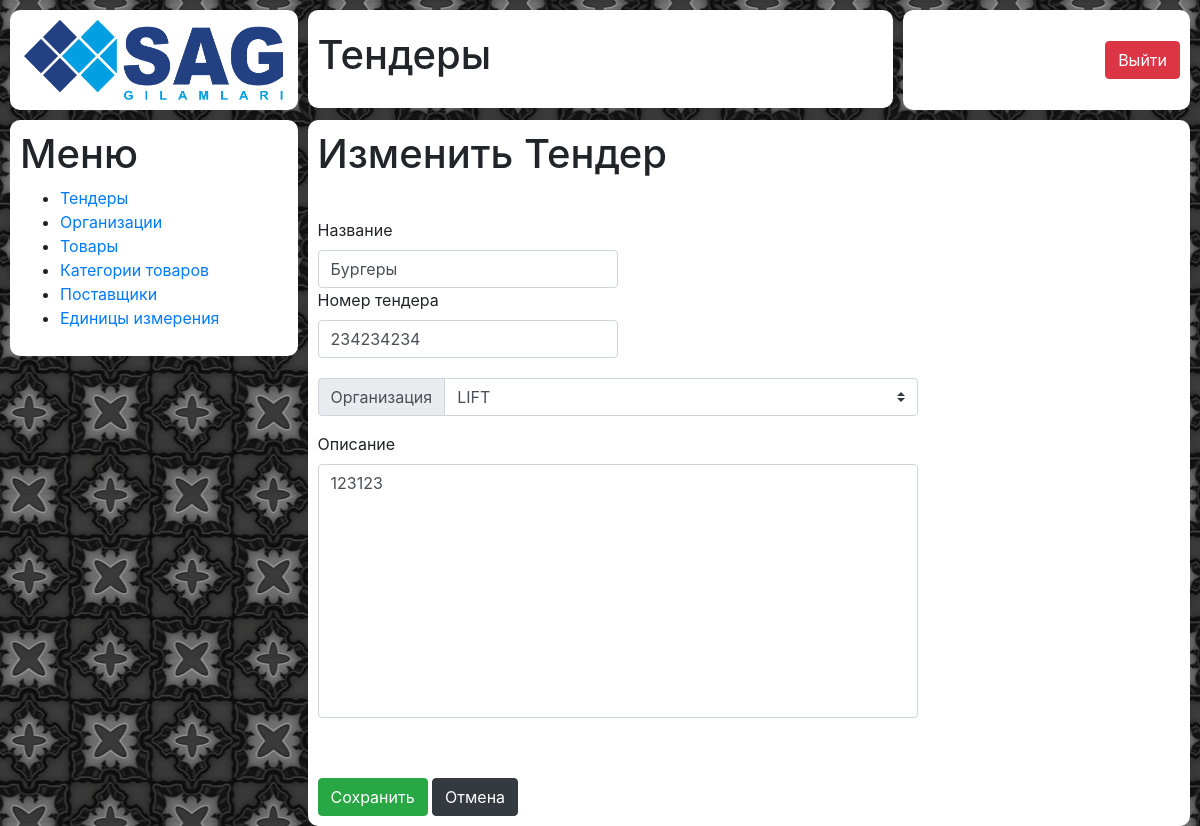
The page /tender/46/edit/ on the database its author committed.
### tender/models.py (models this page shows)
class Tender(models.Model):
    name = models.CharField(max_length=200)
    number = models.IntegerField(null=True, blank=True)
    description = models.TextField(null=True, blank=True)
    creator = models.ForeignKey(User, on_delete=models.SET_NULL, null=True, blank=True)
    organization = models.ForeignKey(Organization, on_delete=models.SET_NULL, null=True, blank=True)

### tender/views.py (the view)
# urls.py: path('<int:tender_id>/edit/', views.tender_edit),
def tender_edit(request, tender_id):
    tender = get_object_or_404(Tender, id=tender_id)
    organizations = Organization.objects.all().order_by('name')
    if request.method == 'POST':
        form = TenderForm(request.POST, instance=tender)
        if form.is_valid():
            form.save()
            url = '/tender/' + str(form.save().id) + '/'
            return redirect(url)
    context = {
        'tender': tender,
        'organizations': organizations,
    }
    return render(request, 'tender/tender_edit.html', context)

### tender/templates/tender/tender_edit.html (shortened to what this page needs)
{% extends 'wrapper.html' %}
{% load static %}
{% block content %}
    <div class="row incidents">
        {% include 'blocks/logo.html' %}
        {% include 'blocks/title.html' %}
        {% include 'blocks/profile.html' %}
        {% include 'blocks/tender/tender_menu.html' %}
        {% include 'blocks/tender/tender_edit.html' %}
    </div>
{% endblock %}

### tender/templates/blocks/tender/tender_edit.html (shortened to what this page needs)
{% load static %}
<div class="col-xl-9 block__wrapper tenders-new">
    <div class="block tenders-new__wrapper">
        <h1 class="tenders-new__title">Изменить Тендер</h1>
        <form method="POST">
            <label for="name">Название</label>
            <input type="text" class="tenders-new__input form-control" name="name" id="name" value="{{ tender.name }}">
            <label for="number">Номер тендера</label>
            <input type="text" class="tenders-new__input form-control" name="number" id="number" value="{{ tender.number }}">
            <div class="tenders-new__select input-group mb-3">
                <div class="input-group-prepend">
                    <label class="input-group-text" for="organization">Организация</label>
                </div>
                <select class="custom-select" name="organization" id="organization">
                    {% for organization in organizations %}
                        {% if tender.organization.id == organization.id %}
                            <option value="{{ organization.id }}" selected>{{ organization.name }}</option>
                        {% else %}
                            <option value="{{ organization.id }}">{{ organization.name }}</option>
                        {% endif %}
                    {% endfor %}
                </select>
            </div>
            <label for="description">Описание</label>
            <textarea name="description" id="description" cols="30" rows="10" class=" form-control tenders-new__textarea">{% if tender.description %}{{ tender.description }}{% endif %}</textarea>
            <input type="submit" class="tenders-new__button btn btn-success" value="Сохранить" id="add_product">
            <a href="/tender/" class="tenders-new__button btn btn-dark">Отмена</a>
        </form>
    </div>
</div>

### mainapp/static/css/style.css (style rules this page uses)
.incidents { padding-left: 10px; }
.tenders-new__title { margin-bottom: 40px; }
.tenders-new__wrapper { padding: 10px; }
.tenders-new__input { max-width: 300px; }
.tenders-new__textarea { max-width: 600px; resize: none; }
.tenders-new__button { margin-top: 60px; }
.tenders-new__select { margin: 20px 0; max-width: 600px; }
.block { background: #FFFFFF; margin: 10px 10px 0 0; border-radius: 10px; }
.block__wrapper { padding: 0; }

### rows shown on the page
Tender: name "Бургеры", number "234234234", description "123123"

### other values the page prints
form field organization "LIFT"
